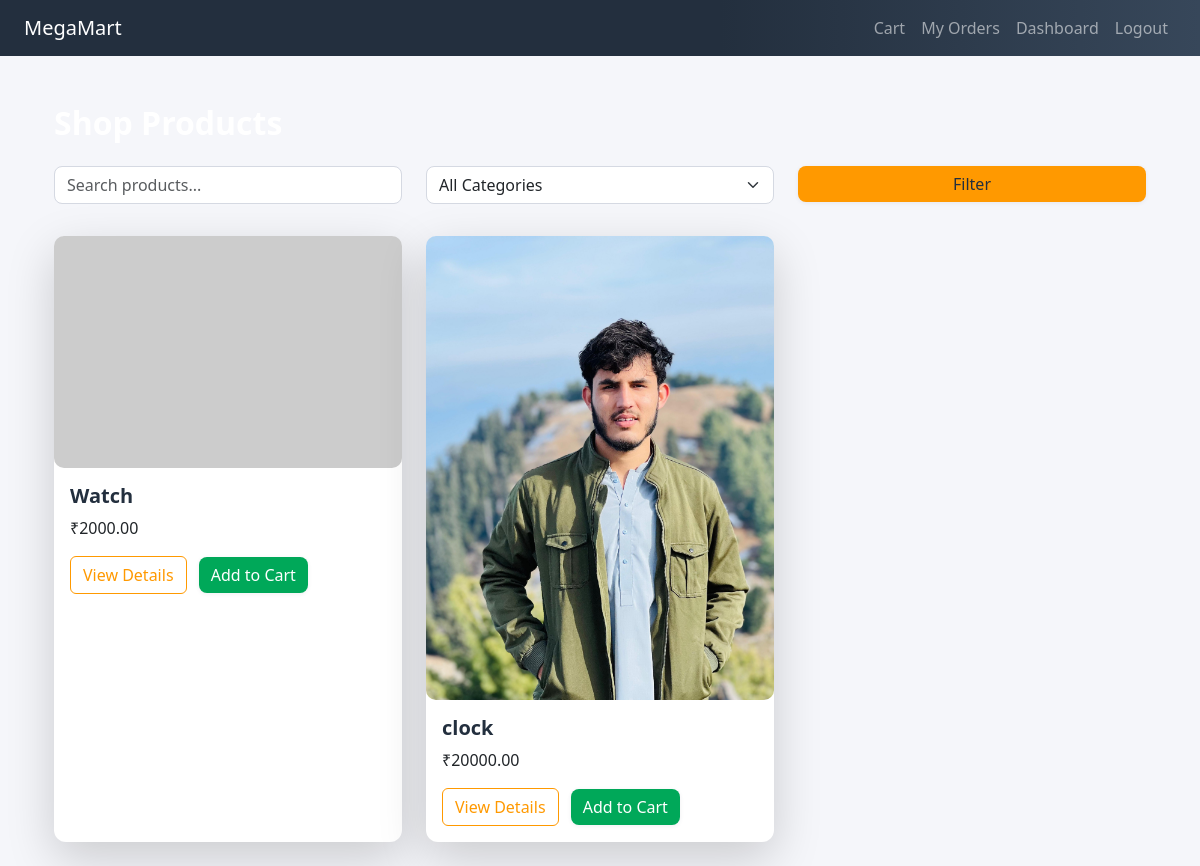
/products/ (signed in), run on the app's committed database.
### products/models.py (models this page shows, shortened)
class Product(models.Model):
    vendor = models.ForeignKey(VendorProfile, on_delete=models.CASCADE, related_name='products')
    name = models.CharField(max_length=255)
    description = models.TextField()
    price = models.DecimalField(max_digits=10, decimal_places=2)
    stock = models.PositiveIntegerField()
    category = models.ForeignKey(Category, on_delete=models.SET_NULL, null=True, blank=True)
    created_at = models.DateTimeField(auto_now_add=True)
    updated_at = models.DateTimeField(auto_now=True)

class ProductImage(models.Model):
    product = models.ForeignKey(Product, on_delete=models.CASCADE, related_name='images')
    image = models.ImageField(upload_to='product_images/')

### products/views.py (the view)
# urls.py: path('', ProductCatalogView.as_view(), name='product_list'),
class ProductCatalogView(ListView):
    model = Product
    template_name = 'products/product_list.html'
    context_object_name = 'products'
    paginate_by = 12
    def get_queryset(self):
        queryset = Product.objects.all()
        search = self.request.GET.get('search')
        category = self.request.GET.get('category')
        if search:
            queryset = queryset.filter(name__icontains=search)
        if category:
            queryset = queryset.filter(category_id=category)
        return queryset
    def get_context_data(self, **kwargs):
        context = super().get_context_data(**kwargs)
        context['categories'] = Category.objects.all()
        return context

### templates/products/product_list.html (shortened to what this page needs)
{% extends 'base.html' %}
{% block content %}
<div class="container mt-5">
  <h2 class="text-white mb-4">Shop Products</h2>
  <form method="get" class="row mb-4">
    <div class="col-md-4 mb-2">
      <input type="text" name="search" class="form-control" placeholder="Search products..." value="{{ request.GET.search }}">
    </div>
    <div class="col-md-4 mb-2">
      <select name="category" class="form-select">
        <option value="">All Categories</option>
      </select>
    </div>
    <div class="col-md-4 mb-2">
      <button type="submit" class="btn btn-primary w-100">Filter</button>
    </div>
  </form>
  <div class="row">
    {% for product in products %}
    <div class="col-md-4 mb-4">
      <div class="card h-100 shadow-lg">
        {% if product.images.first %}
          <img src="{{ product.images.first.image.url }}" class="card-img-top" alt="Product Image">
        {% else %}
          <img src="https://via.placeholder.com/300x200?text=No+Image" class="card-img-top" alt="No Image">
        {% endif %}
        <div class="card-body">
          <h5 class="card-title">{{ product.name }}</h5>
          <p class="card-text">₹{{ product.price }}</p>
          <a href="{% url 'products:product_detail' product.id %}" class="btn btn-outline-primary">View Details</a>
          {% if user.is_authenticated and user.is_customer %}
          <a href="{% url 'cart:add_to_cart' product.id %}" class="btn btn-success ms-2">Add to Cart</a>
          {% else %}
          <a href="{% url 'accounts:login' %}?next={% url 'cart:add_to_cart' product.id %}" class="btn btn-success ms-2">Login to Add to Cart</a>
          {% endif %}
        </div>
      </div>
    </div>
    {% empty %}
    <div class="col-12 text-center text-muted">No products found.</div>
    {% endfor %}
  </div>
</div>
{% endblock %}

### static/megamart-theme.css (style rules this page uses)
body { background: #f5f6fa; font-family: 'Segoe UI', 'Roboto', 'Arial', sans-serif; color: #222; }
.card { border-radius: 12px; box-shadow: 0 2px 12px rgba(0,0,0,0.08); border: none; }
.btn-primary, .btn-success, .btn-warning, .btn-info { border-radius: 8px; font-weight: 500; box-shadow: 0 1px 4px rgba(50,50,93,0.08); transition: background 0.2s; }
.btn-primary { background: #ff9900; border: none; color: #232f3e; }
.btn-success { background: #00a859; border: none; }
.btn-outline-primary { border-color: #ff9900; color: #ff9900; }
.form-control, .form-select { border-radius: 8px; border: 1px solid #d5d9e2; box-shadow: none; font-size: 1rem; }
.card-title, h1, h2, h3, h4, h5 { font-weight: 600; color: #232f3e; }
.img-thumbnail, .card-img-top { border-radius: 10px; border: none; }

### data on the page
Product: name "Watch", price "2000.00"
Product: images.first.image (picture), name "clock", price "20000.00"
